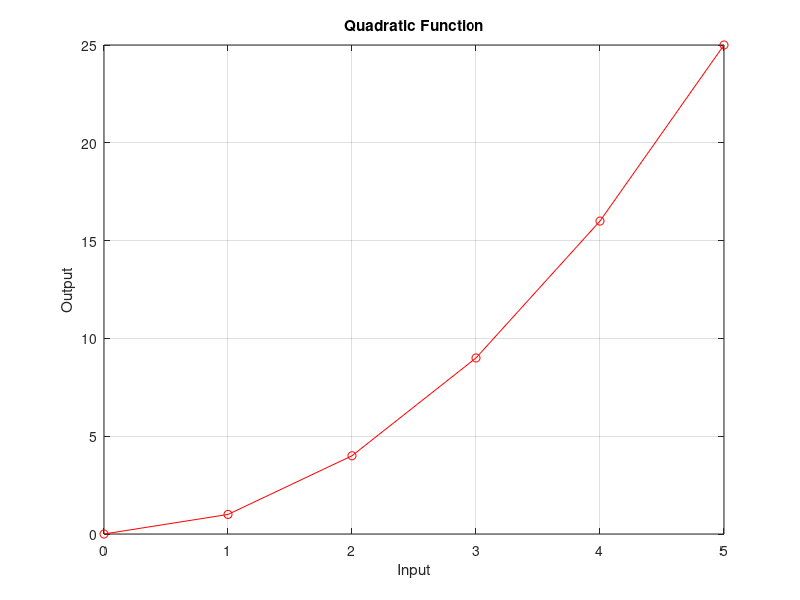

Here is the MATLAB script that generated this plot:
% Create the following vectors:

 x = [0 1 2 3 4 5];
 y = [0 1 4 9 16 25];

% Write a MATLAB program that:

% Plots y versus x.
% Uses a red solid line with circle markers.
% Adds the title "Quadratic Function".
% Labels the x-axis as "Input".
% Labels the y-axis as "Output".
% Turns the grid on.

plot(x,y,"r-o")

title("Quadratic Function")

xlabel("Input")

ylabel("Output")

grid on
